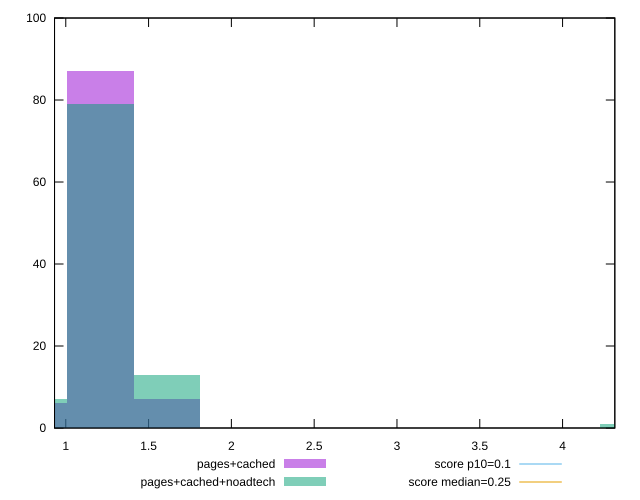

Reproduce this figure in gnuplot.
reset

$pagesCached <<EOF
1.2082351190959673 87
1.610980158794623 7
0.8054900793973115 6
EOF

$pagesCachedNoadtech <<EOF
1.2082351190959673 79
0.8054900793973115 7
1.610980158794623 13
4.430195436685214 1
EOF

set key outside below
set boxwidth 0.40274503969865577
set xrange [0.9321282912360297:4.315516493055556]
set yrange [0:100]
set trange [0:100]
set style fill transparent solid 0.5 noborder

set parametric
set terminal svg size 640, 500 enhanced background rgb 'white'
set output "report_00015_2021-02-09T16-11-33.973Z/cumulative-layout-shift/comparison/histogram/1_vs_2.svg"

plot $pagesCached title "pages+cached" with boxes, \
     $pagesCachedNoadtech title "pages+cached+noadtech" with boxes, \
     0.1,t title "score p10=0.1", \
     0.25,t title "score median=0.25"

reset
